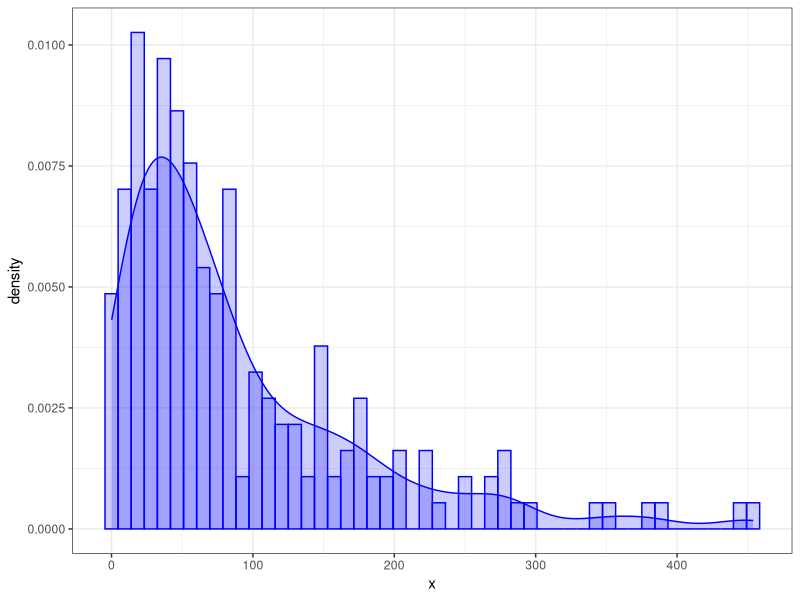
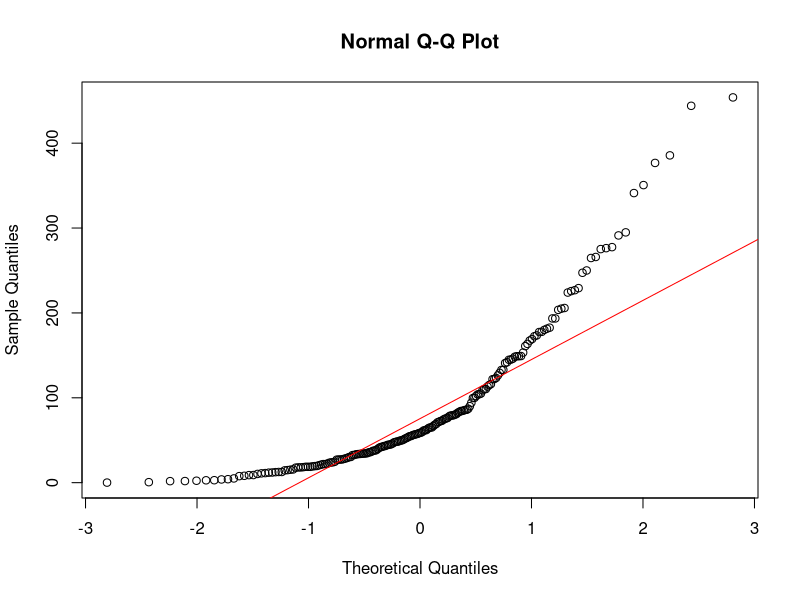
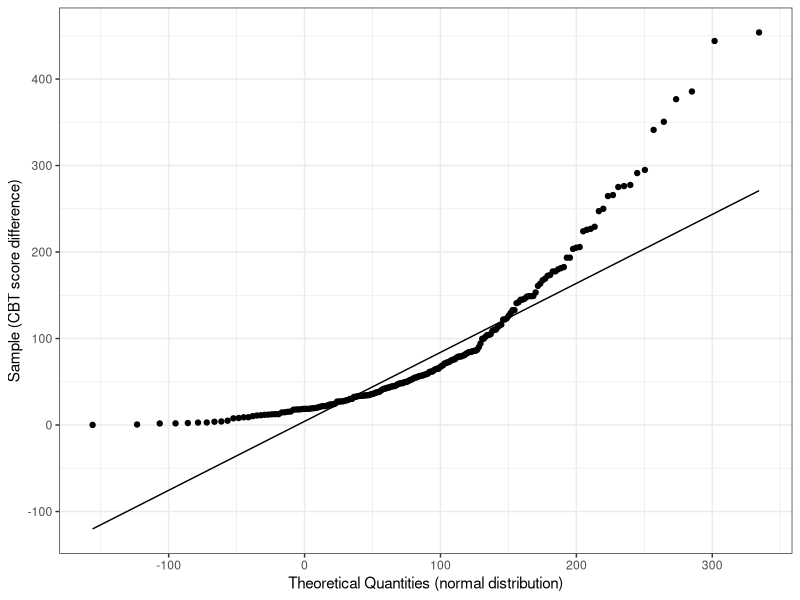
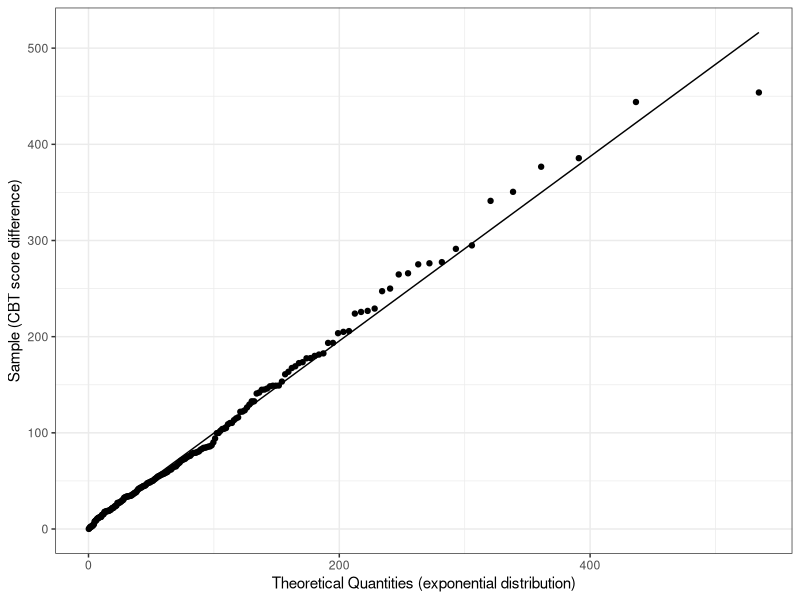

Write the R code that produced these figures, in order.
## ---- chunk 1
knitr::opts_chunk$set(echo = TRUE)
library(tidyverse)
library(broom)
library(gridExtra)
library(MASS)

# Creates a histogram and smoothed histogram given a vector of values.
dataplot <- function(x, bins = 50, colour = "blue") {
  ggplot(tibble(x = x), aes(x = x, y = after_stat(density))) +
    geom_histogram(bins = bins, colour = colour, fill = colour, alpha = 0.2) +
    geom_density(colour = colour, fill = colour, alpha = 0.2) +
    theme_bw()
}
## ---- chunk 2
bank <- read_csv("banksurvey.csv")
## ---- chunk 3
summary(bank) 
sd(bank$income)
mean(bank$income)
## ---- chunk 4
dataplot(bank$income)

normal_fit <- fitdistr(bank$income, "normal")
normal_fit %>% tidy()

gamma_fit <- fitdistr(bank$income, "gamma") 
gamma_fit %>% tidy()

exponential_fit <- fitdistr(bank$income, "exponential") 
exponential_fit %>% tidy()
## ---- chunk 5
qqnorm(bank$income)
qqline(bank$income, col = "red")
## ---- chunk 6
params_norm <- fitdistr(bank$income, "normal")$estimate
p_qq_norm <- ggplot(tibble(x = bank$income)) + 
  aes(sample = x) + 
  stat_qq(distribution = qnorm, dparams = params_norm) + 
  stat_qq_line(distribution = qnorm, dparams = params_norm, color = "black") + 
  theme(aspect.ratio = 1) + 
  theme_bw() + 
  xlab("Theoretical Quantities (normal distribution)") + 
  ylab("Sample (CBT score difference)")
p_qq_norm 
## ---- chunk 7
params_exp <- fitdistr(bank$income, "exponential")$estimate
p_qq_norm <- ggplot(tibble(x = bank$income)) + 
  aes(sample = x) + 
  stat_qq(distribution = qexp, dparams = params_exp) + 
  stat_qq_line(distribution = qexp, dparams = params_exp, color = "black") + 
  theme(aspect.ratio = 1) + 
  theme_bw() + 
  xlab("Theoretical Quantities (exponential distribution)") + 
  ylab("Sample (CBT score difference)")
p_qq_norm 
